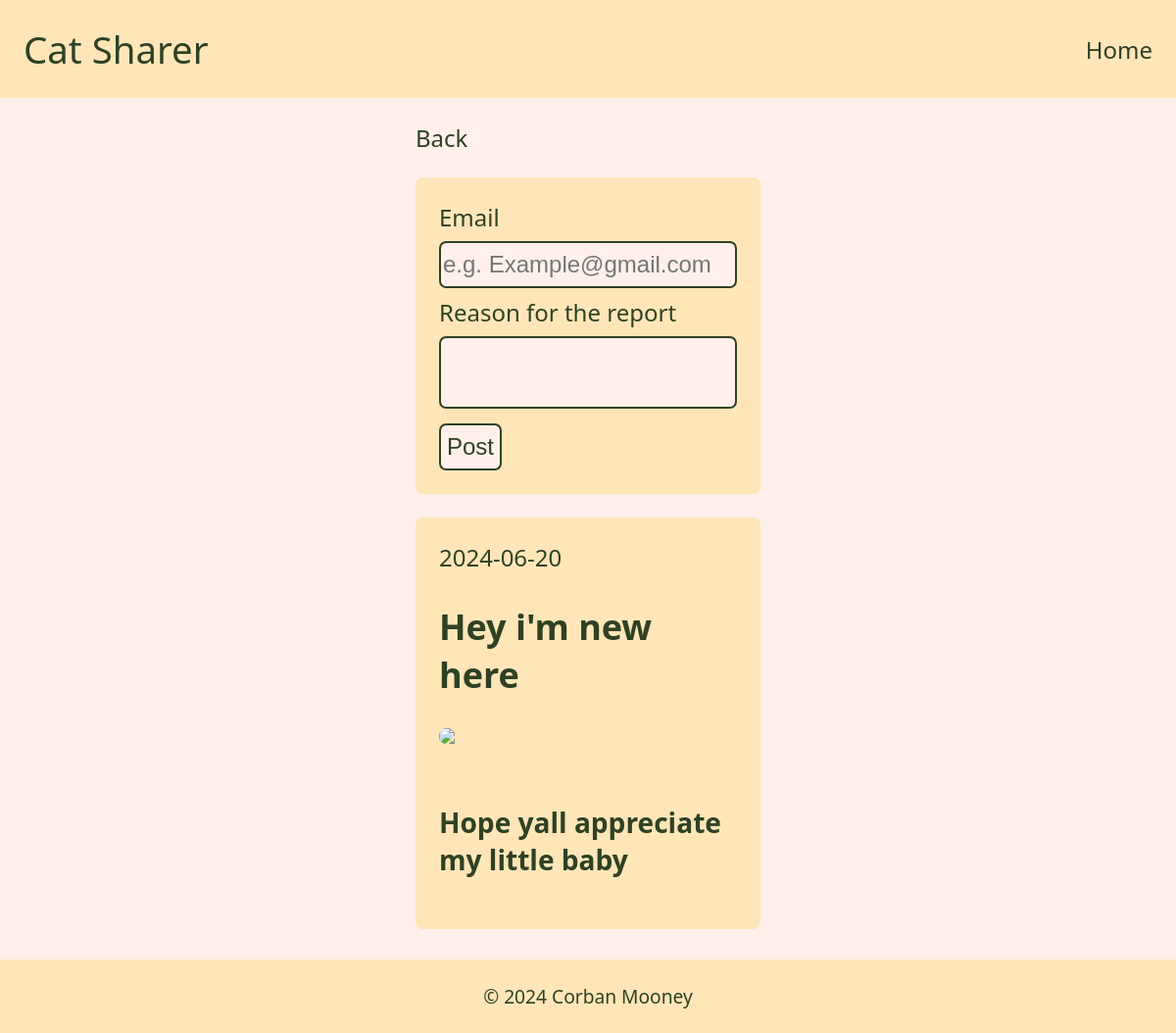
Page /site/formReport.php?id=2 on the committed database.
### tables this page shows
CREATE TABLE `Uploads` (
  `id` bigint NOT NULL AUTO_INCREMENT,
  `title` varchar(50) NOT NULL,
  `image_data` longblob NOT NULL,
  `image_type` varchar(50) NOT NULL,
  `uploaded` date NOT NULL,
  `descript` varchar(250) NOT NULL,
  `pass` varchar(25) NOT NULL,
  PRIMARY KEY (`id`)
);

### site/formReport.php (the view, shortened to what this page needs)
<?php
include 'partials/top.php';
$postId = $_GET['id'] ?? '';
$db = connectToDB();
$query = 'SELECT id, title, uploaded, descript FROM Uploads WHERE id = ?';
try {
    $stmt = $db->prepare($query);
    $stmt->execute([$postId]);
    $post = $stmt->fetch();
}
catch (PDOException $e) {
    consoleLog($e->getMessage(), 'DB List Fetch', ERROR);
    die('There was an error getting data from the database');
}
echo '<a href="viewPost.php?id=' . $postId . '">Back</a> <br>';
?>
<form method = "post" action = <?php echo '"reportPost.php?id=' . $postId  . '"' ?> >
       <label>Email</label>
       <input name = 'email'
              type = 'email'
              placeholder = 'e.g. Example@gmail.com'
              required>
       <label>Reason for the report</label>
       <textarea name = 'reason'
              required></textarea>
       <input type="submit"
              value="Post" onclick="return confirm(`Report post? (This cannot be undone)`);">
</form>
<?php
echo '<ul id="post-view">';
echo $post['uploaded'];
echo '<h2> ' . $post['title'] . '</h2>';
echo '<img src="load-thing-image.php?id=' . $postId . '"><br>';
echo '<h3>' . $post['descript'] . '</h3>';
echo '</ul>';
include 'partials/bottom.php';

### site/css/styles.css (style rules this page uses)
* { box-sizing: border-box; }
html { font-family: system-ui, -apple-system, BlinkMacSystemFont, 'Segoe UI', Roboto, Oxygen, Ubuntu, Cantarell, 'Open Sans', 'Helvetica Neue', sans-serif; font-size: 24px; }
body { display: flex; background-color: #FFF0EB; color: #2F4123; margin: 0; min-height: 100vh; flex-direction: column; align-items: center; }
main a { color: #2F4123; text-decoration: none; }
ul { list-style: none; padding: 3px; width: max-content; margin: 1rem auto; }
#post-view { display: block; margin-bottom: 0.3rem; width: 100%; justify-content: center; gap: 0rem; background-color: #FFE6B8; border-radius: 0.3rem; list-style-type: none; margin-left: 0rem; text-decoration: none; padding: 1rem 1rem; word-wrap: break-word }
#post-view img { display: flex; width: 100%; border-radius: 0.3rem; }
form { width: 100%; max-width: 100%; margin: 1rem auto; padding: 1rem; background-color: #FFE6B8; border-radius: 0.3rem; }
form label { color: #2F4123; }
input[type=text], input[type=email], input[type=password] { width: 100%; height: 2rem; margin: 8px 0; box-sizing: border-box; border-radius: 0.3rem; background-color: #FFF0EB; color: #2F4123; outline: none; border: 2px solid #2F4123; max-width: 100%; }
input[type=submit] { width: auto; height: 2rem; box-sizing: border-box; border-radius: 0.3rem; background-color: #FFF0EB; color: #2F4123; outline: none; border: 2px solid #2F4123; }
textarea { width: 100%; height: auto; margin: 8px 0; box-sizing: border-box; border-radius: 0.3rem; background-color: #FFF0EB; color: #2F4123; outline: none; border: 2px solid #2F4123; font-size: inherit; font-family: inherit; resize: none; }
label { display: block; color: white; }
input, select { display: block; font-size: inherit; }

### rows in the picture
uploads: uploaded "2024-06-20", title "Hey i'm new here", descript "Hope yall appreciate my little baby"

### other values in the picture
SITE_NAME "Cat Sharer"
